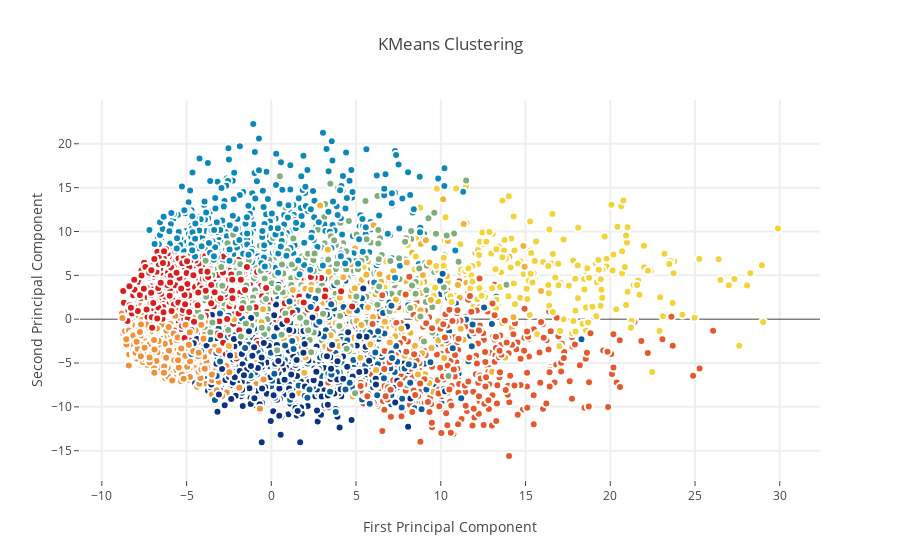

Notebook source saved alongside this figure:
### Code cell
# k means
from sklearn.cluster import KMeans # KMeans clustering 
# Set a KMeans clustering with 9 components ( 9 chosen sneakily ;) as hopefully we get back our 9 class labels)
kmeans = KMeans(n_clusters=9)
# Compute cluster centers and predict cluster indices
X_clustered = kmeans.fit_predict(X_5d)

trace_Kmeans = go.Scatter(x=X_5d[:, 0], y= X_5d[:, 1], mode="markers",
                    showlegend=False,
                    marker=dict(
                            size=8,
                            color = X_clustered,
                            colorscale = 'Portland',
                            showscale=False, 
                            line = dict(
            width = 2,
            color = 'rgb(255, 255, 255)'
        )
                   ))
layout = go.Layout(
    title= 'KMeans Clustering',
    hovermode= 'closest',
    xaxis= dict(
         title= 'First Principal Component',
        ticklen= 5,
        zeroline= False,
        gridwidth= 2,
    ),
    yaxis=dict(
        title= 'Second Principal Component',
        ticklen= 5,
        gridwidth= 2,
    ),
    showlegend= True
)

data = [trace_Kmeans]
fig1 = dict(data=data, layout= layout)
# fig1.append_trace(contour_list)
py.iplot(fig1, filename="svm")

### Figure 1 — Plotly figure (JSON) as saved in the notebook; plotly's stock layout.template omitted (floating-point values rounded to 4 significant figures; data arrays with more than 128 entries replaced by an {"elided": "..."} marker saying what was removed)
{"data": [{"marker": {"color": {"elided": "6000 int values"}, "colorscale": "Portland", "line": {"color": "rgb(255, 255, 255)", "width": 2}, "showscale": false, "size": 8}, "mode": "markers", "showlegend": false, "type": "scatter", "uid": "b5eb84a9-6490-43ee-a144-91a6f2a7e4f7", "x": {"elided": "6000 float values"}, "y": {"elided": "6000 float values"}}], "layout": {"hovermode": "closest", "showlegend": true, "title": {"text": "KMeans Clustering"}, "xaxis": {"gridwidth": 2, "ticklen": 5, "title": {"text": "First Principal Component"}, "zeroline": false}, "yaxis": {"gridwidth": 2, "ticklen": 5, "title": {"text": "Second Principal Component"}}}}
